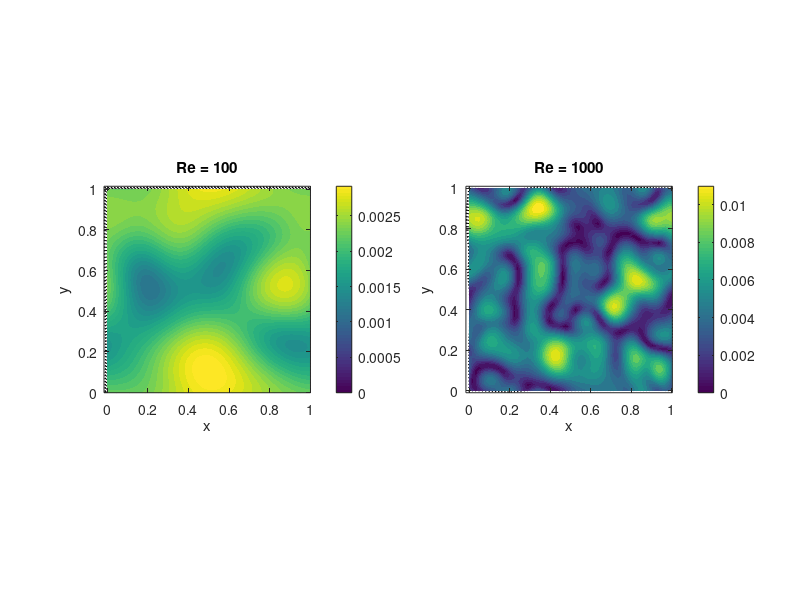

This figure's MATLAB source:
function turbulance
    % 网格和时间设置
    nx = 64; ny = 64;
    Lx = 1; Ly = 1;
    dx = Lx / nx; dy = Ly / ny;
    dt = 0.005; tf = 2;
    nt = round(tf / dt);
    
    % 网格生成
    [x, y] = meshgrid(linspace(0, Lx, nx), linspace(0, Ly, ny));
    
    % 初始速度场：随机扰动
    u = 0.1 * (2*rand(ny, nx) - 1); % x方向
    v = 0.1 * (2*rand(ny, nx) - 1); % y方向
    
    % 压力场初始化
    p = zeros(ny, nx);

    % 模拟两个不同的雷诺数
    Re_vals = [100, 1000]; % 一个层流，一个趋近湍流
    figure;
    
    for i = 1:length(Re_vals)
        u1 = u; v1 = v; p1 = p;
        Re = Re_vals(i);
        
        for t = 1:nt
            % 中心差分梯度和拉普拉斯
            uxx = (circshift(u1, [0 -1]) - 2*u1 + circshift(u1, [0 1])) / dx^2;
            uyy = (circshift(u1, [-1 0]) - 2*u1 + circshift(u1, [1 0])) / dy^2;
            vxx = (circshift(v1, [0 -1]) - 2*v1 + circshift(v1, [0 1])) / dx^2;
            vyy = (circshift(v1, [-1 0]) - 2*v1 + circshift(v1, [1 0])) / dy^2;

            % 非线性对流项
            u_adv = u1 .* (circshift(u1, [0 -1]) - circshift(u1, [0 1])) / (2*dx) + ...
                    v1 .* (circshift(u1, [-1 0]) - circshift(u1, [1 0])) / (2*dy);
            v_adv = u1 .* (circshift(v1, [0 -1]) - circshift(v1, [0 1])) / (2*dx) + ...
                    v1 .* (circshift(v1, [-1 0]) - circshift(v1, [1 0])) / (2*dy);

            % 更新速度（显式）
            u1 = u1 + dt * (-u_adv + (1/Re) * (uxx + uyy));
            v1 = v1 + dt * (-v_adv + (1/Re) * (vxx + vyy));
        end

        % 绘图：速度大小和方向
        subplot(1,2,i)
        speed = sqrt(u1.^2 + v1.^2);
        quiver(x, y, u1, v1, 'k')
        hold on
        contourf(x, y, speed, 20, 'LineStyle','none')
        colorbar
        title(sprintf('Re = %d', Re))
        axis equal tight
        xlabel('x'), ylabel('y')
    end
end
